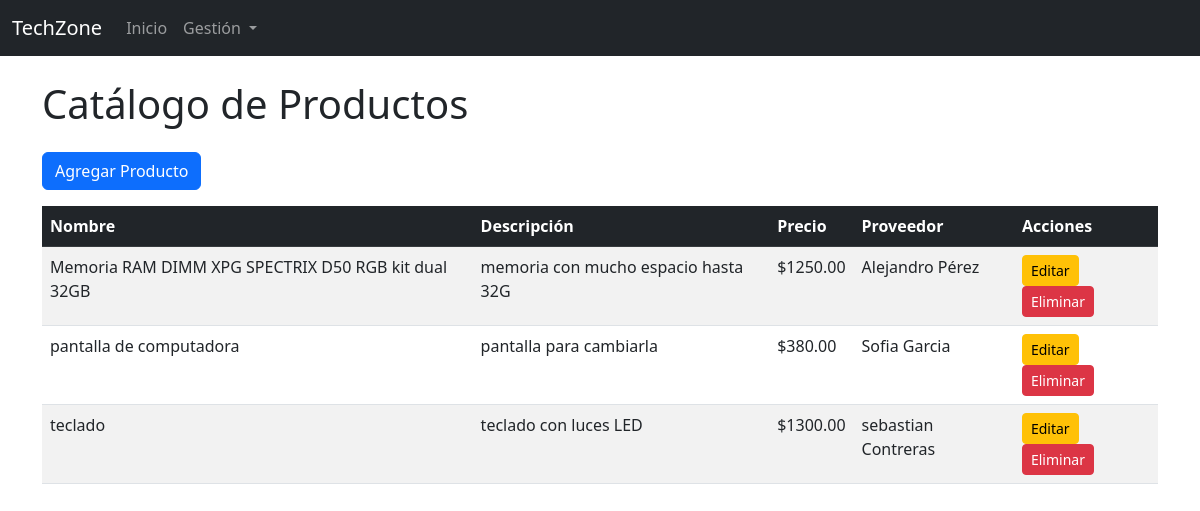
/productos/, run on the app's committed database.
### tienda/models.py (models this page shows, shortened)
class Producto(models.Model):
    nombre = models.CharField(max_length=255)
    descripcion = models.TextField()
    precio = models.DecimalField(max_digits=10, decimal_places=2)
    stock = models.IntegerField()
    nombre_proveedor = models.ForeignKey(Proveedor, on_delete=models.CASCADE)

class Proveedor(models.Model):
    nombre = models.CharField(max_length=255)
    contacto = models.CharField(max_length=255)
    telefono = models.CharField(max_length=20)
    correo = models.EmailField()
    direccion = models.CharField(max_length=255)
    pais = models.CharField(max_length=100)

### tienda/views.py (the view)
# urls.py: path('productos/', ProductoListView.as_view(), name='producto-list'),
class ProductoListView(ListView):
    model = Producto
    template_name = 'tienda/producto_list.html'

### tienda/templates/tienda/producto_list.html (shortened to what this page needs)
{% extends 'tienda/base.html' %}
{% block content %}
    <h1 class="mb-4">Catálogo de Productos</h1>
    <a href="{% url 'producto-create' %}" class="btn btn-primary mb-3">Agregar Producto</a>
    <table class="table table-striped table-hover">
        <thead class="table-dark">
            <tr>
                <th>Nombre</th>
                <th>Descripción</th>
                <th>Precio</th>
                <th>Proveedor</th>
                <th>Acciones</th>
            </tr>
        </thead>
        <tbody>
            {% for producto in object_list %}
                <tr>
                    <td>{{ producto.nombre }}</td>
                    <td>{{ producto.descripcion }}</td>
                    <td>${{ producto.precio|floatformat:2 }}</td>
                    <td>{{ producto.nombre_proveedor.nombre }}</td>
                    <td>
                        <a href="{% url 'producto-update' producto.pk %}" class="btn btn-sm btn-warning">Editar</a>
                        <a href="{% url 'producto-delete' producto.pk %}" class="btn btn-sm btn-danger">Eliminar</a>
                    </td>
                </tr>
            {% empty %}
                <tr>
                    <td colspan="5" class="text-center">No hay productos registrados.</td>
                </tr>
            {% endfor %}
        </tbody>
    </table>
{% endblock %}

### tienda/templates/tienda/base.html (shortened to what this page needs)
<!DOCTYPE html>
<html lang="es">
<head>
    <link href="https://cdn.jsdelivr.net/npm/bootstrap@5.3.0/dist/css/bootstrap.min.css" rel="stylesheet">
</head>
<body>
    <nav class="navbar navbar-expand-lg navbar-dark bg-dark">
        <div class="container-fluid">
            <a class="navbar-brand" href="{% url 'tienda-home' %}">TechZone</a>
            <div class="collapse navbar-collapse" id="navbarNav">
                <ul class="navbar-nav">
                    <li class="nav-item">
                        <a class="nav-link" href="{% url 'tienda-home' %}">Inicio</a>
                    </li>
                    <li class="nav-item dropdown">
                        <a class="nav-link dropdown-toggle" href="#" id="navbarDropdownMenuLink" role="button" data-bs-toggle="dropdown" aria-expanded="false">
                            Gestión
                        </a>
                    </li>
                </ul>
            </div>
        </div>
    </nav>
    <div class="container mt-4">
        <main>
            {% block content %}
            {% endblock %}
        </main>
    </div>
</body>
</html>

### data on the page
Producto: nombre "Memoria RAM DIMM XPG SPECTRIX D50 RGB kit dual 32GB", descripcion "memoria con mucho espacio hasta 32G", precio "1250.00", nombre_proveedor.nombre "Alejandro Pérez"
Producto: nombre "pantalla de computadora", descripcion "pantalla para cambiarla", precio "380.00", nombre_proveedor.nombre "Sofia Garcia"
Producto: nombre "teclado", descripcion "teclado con luces LED", precio "1300.00", nombre_proveedor.nombre "sebastian Contreras"
